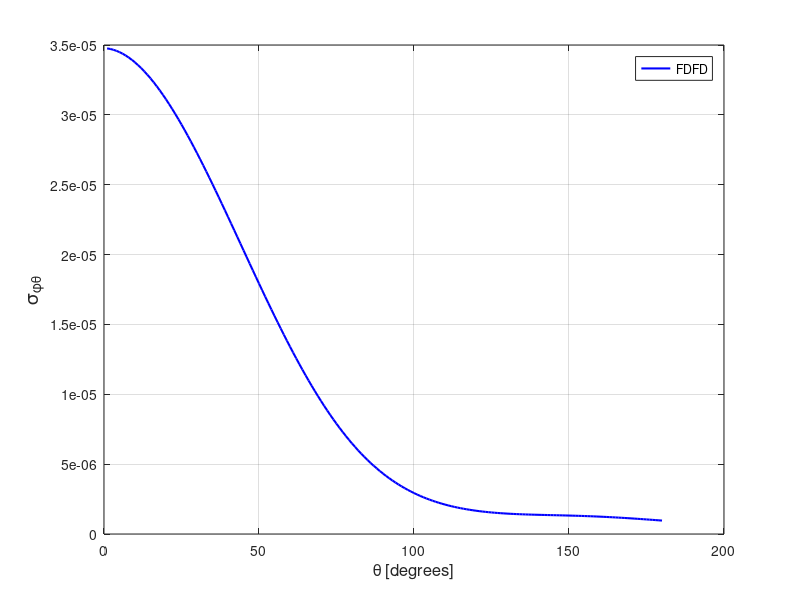

MATLAB code for this plot:
spt = [ 
    1  0.34756416E-04
    2  0.34717756E-04
    3  0.34660421E-04
    4  0.34584158E-04
    5  0.34489713E-04
    6  0.34377521E-04
    7  0.34247514E-04
    8  0.34100507E-04
    9  0.33935859E-04
   10  0.33754444E-04
   11  0.33557157E-04
   12  0.33343735E-04
   13  0.33114768E-04
   14  0.32870284E-04
   15  0.32611515E-04
   16  0.32338234E-04
   17  0.32050830E-04
   18  0.31750224E-04
   19  0.31436721E-04
   20  0.31110256E-04
   21  0.30771815E-04
   22  0.30422021E-04
   23  0.30060430E-04
   24  0.29689021E-04
   25  0.29306593E-04
   26  0.28914879E-04
   27  0.28514316E-04
   28  0.28104849E-04
   29  0.27686367E-04
   30  0.27261571E-04
   31  0.26829195E-04
   32  0.26389878E-04
   33  0.25944602E-04
   34  0.25493911E-04
   35  0.25037694E-04
   36  0.24577015E-04
   37  0.24111876E-04
   38  0.23644110E-04
   39  0.23172401E-04
   40  0.22698548E-04
   41  0.22222424E-04
   42  0.21745558E-04
   43  0.21266631E-04
   44  0.20787165E-04
   45  0.20307967E-04
   46  0.19829000E-04
   47  0.19350320E-04
   48  0.18873397E-04
   49  0.18398141E-04
   50  0.17925626E-04
   51  0.17455188E-04
   52  0.16987882E-04
   53  0.16524415E-04
   54  0.16064283E-04
   55  0.15608883E-04
   56  0.15157972E-04
   57  0.14712106E-04
   58  0.14271922E-04
   59  0.13837265E-04
   60  0.13409247E-04
   61  0.12986826E-04
   62  0.12571532E-04
   63  0.12163433E-04
   64  0.11762690E-04
   65  0.11368728E-04
   66  0.10983312E-04
   67  0.10605389E-04
   68  0.10235750E-04
   69  0.98745513E-05
   70  0.95222067E-05
   71  0.91779366E-05
   72  0.88426768E-05
   73  0.85165293E-05
   74  0.81984817E-05
   75  0.78901876E-05
   76  0.75905032E-05
   77  0.72999110E-05
   78  0.70184874E-05
   79  0.67465389E-05
   80  0.64828296E-05
   81  0.62282502E-05
   82  0.59829604E-05
   83  0.57458296E-05
   84  0.55181308E-05
   85  0.52986838E-05
   86  0.50876251E-05
   87  0.48852648E-05
   88  0.46907762E-05
   89  0.45041152E-05
   90  0.43253717E-05
   91  0.41546346E-05
   92  0.39910747E-05
   93  0.38353255E-05
   94  0.36861720E-05
   95  0.35441926E-05
   96  0.34085822E-05
   97  0.32799526E-05
   98  0.31573873E-05
   99  0.30408680E-05
  100  0.29306248E-05
  101  0.28256529E-05
  102  0.27266378E-05
  103  0.26323837E-05
  104  0.25438085E-05
  105  0.24596818E-05
  106  0.23805599E-05
  107  0.23056318E-05
  108  0.22353900E-05
  109  0.21689775E-05
  110  0.21067087E-05
  111  0.20481707E-05
  112  0.19933366E-05
  113  0.19420102E-05
  114  0.18937693E-05
  115  0.18488504E-05
  116  0.18068673E-05
  117  0.17677996E-05
  118  0.17316968E-05
  119  0.16978053E-05
  120  0.16663358E-05
  121  0.16372417E-05
  122  0.16105257E-05
  123  0.15858520E-05
  124  0.15627802E-05
  125  0.15419851E-05
  126  0.15224832E-05
  127  0.15050059E-05
  128  0.14886394E-05
  129  0.14739135E-05
  130  0.14603941E-05
  131  0.14480004E-05
  132  0.14366304E-05
  133  0.14263726E-05
  134  0.14169449E-05
  135  0.14083181E-05
  136  0.14003335E-05
  137  0.13930260E-05
  138  0.13862197E-05
  139  0.13799969E-05
  140  0.13739839E-05
  141  0.13684722E-05
  142  0.13630442E-05
  143  0.13576671E-05
  144  0.13525923E-05
  145  0.13474579E-05
  146  0.13422075E-05
  147  0.13370021E-05
  148  0.13315178E-05
  149  0.13258724E-05
  150  0.13202075E-05
  151  0.13141307E-05
  152  0.13076460E-05
  153  0.13008856E-05
  154  0.12937194E-05
  155  0.12861468E-05
  156  0.12782612E-05
  157  0.12698057E-05
  158  0.12609594E-05
  159  0.12516115E-05
  160  0.12418066E-05
  161  0.12315430E-05
  162  0.12207762E-05
  163  0.12095434E-05
  164  0.11978919E-05
  165  0.11857543E-05
  166  0.11730875E-05
  167  0.11601080E-05
  168  0.11466425E-05
  169  0.11327620E-05
  170  0.11186072E-05
  171  0.11040481E-05
  172  0.10891539E-05
  173  0.10739572E-05
  174  0.10584833E-05
  175  0.10427459E-05
  176  0.10268326E-05
  177  0.10106867E-05
  178  0.99445072E-06
  179  0.97800876E-06
  180  0.96149017E-06
  181  0.94491185E-06
  182  0.92827548E-06
  183  0.91162946E-06
  184  0.89497502E-06
  185  0.87839447E-06
  186  0.86184281E-06
  187  0.84542910E-06
  188  0.82911851E-06
  189  0.81294394E-06
  190  0.79697855E-06
  191  0.78116642E-06
  192  0.76561884E-06
  193  0.75020472E-06
  194  0.73521261E-06
  195  0.72038546E-06
  196  0.70586617E-06
  197  0.69166964E-06
  198  0.67781593E-06
  199  0.66422280E-06
  200  0.65110765E-06
  201  0.63826758E-06
  202  0.62586275E-06
  203  0.61386288E-06
  204  0.60225534E-06
  205  0.59106225E-06
  206  0.58028883E-06
  207  0.56998039E-06
  208  0.56015989E-06
  209  0.55068165E-06
  210  0.54178150E-06
  211  0.53328802E-06
  212  0.52531357E-06
  213  0.51778881E-06
  214  0.51077870E-06
  215  0.50430009E-06
  216  0.49826070E-06
  217  0.49282636E-06
  218  0.48785495E-06
  219  0.48346959E-06
  220  0.47957593E-06
  221  0.47631190E-06
  222  0.47353689E-06
  223  0.47142220E-06
  224  0.46974517E-06
  225  0.46877008E-06
  226  0.46847478E-06
  227  0.46863354E-06
  228  0.46952314E-06
  229  0.47111891E-06
  230  0.47347015E-06
  231  0.47636081E-06
  232  0.48015454E-06
  233  0.48460237E-06
  234  0.48980729E-06
  235  0.49598827E-06
  236  0.50294665E-06
  237  0.51085544E-06
  238  0.51971068E-06
  239  0.52964634E-06
  240  0.54062150E-06
  241  0.55268708E-06
  242  0.56609417E-06
  243  0.58077410E-06
  244  0.59670811E-06
  245  0.61430353E-06
  246  0.63318708E-06
  247  0.65407909E-06
  248  0.67667617E-06
  249  0.70122104E-06
  250  0.72777152E-06
  251  0.75661035E-06
  252  0.78777424E-06
  253  0.82173437E-06
  254  0.85824172E-06
  255  0.89773937E-06
  256  0.94032089E-06
  257  0.98637736E-06
  258  0.10363086E-05
  259  0.10897278E-05
  260  0.11473408E-05
  261  0.12093959E-05
  262  0.12761028E-05
  263  0.13476406E-05
  264  0.14249550E-05
  265  0.15074501E-05
  266  0.15960189E-05
  267  0.16906765E-05
  268  0.17920934E-05
  269  0.19003938E-05
  270  0.20161654E-05
  271  0.21395470E-05
  272  0.22709555E-05
  273  0.24107526E-05
  274  0.25590491E-05
  275  0.27168546E-05
  276  0.28836937E-05
  277  0.30607889E-05
  278  0.32477669E-05
  279  0.34456068E-05
  280  0.36539248E-05
  281  0.38736466E-05
  282  0.41048684E-05
  283  0.43474670E-05
  284  0.46023324E-05
  285  0.48690913E-05
  286  0.51485249E-05
  287  0.54404309E-05
  288  0.57453349E-05
  289  0.60627249E-05
  290  0.63931975E-05
  291  0.67365891E-05
  292  0.70930842E-05
  293  0.74623708E-05
  294  0.78446410E-05
  295  0.82407250E-05
  296  0.86486998E-05
  297  0.90687226E-05
  298  0.95017267E-05
  299  0.99467607E-05
  300  0.10403823E-04
  301  0.10871619E-04
  302  0.11351239E-04
  303  0.11840984E-04
  304  0.12341258E-04
  305  0.12850675E-04
  306  0.13369649E-04
  307  0.13897279E-04
  308  0.14432025E-04
  309  0.14975394E-04
  310  0.15523550E-04
  311  0.16079490E-04
  312  0.16640444E-04
  313  0.17205217E-04
  314  0.17773778E-04
  315  0.18345163E-04
  316  0.18918008E-04
  317  0.19493049E-04
  318  0.20067862E-04
  319  0.20642312E-04
  320  0.21214708E-04
  321  0.21786451E-04
  322  0.22353475E-04
  323  0.22917638E-04
  324  0.23476556E-04
  325  0.24029758E-04
  326  0.24576297E-04
  327  0.25115602E-04
  328  0.25647021E-04
  329  0.26168691E-04
  330  0.26681862E-04
  331  0.27183403E-04
  332  0.27674057E-04
  333  0.28152946E-04
  334  0.28618877E-04
  335  0.29071591E-04
  336  0.29510556E-04
  337  0.29934406E-04
  338  0.30342953E-04
  339  0.30736279E-04
  340  0.31113548E-04
  341  0.31473661E-04
  342  0.31817144E-04
  343  0.32142681E-04
  344  0.32450735E-04
  345  0.32740300E-04
  346  0.33011613E-04
  347  0.33263812E-04
  348  0.33497068E-04
  349  0.33711407E-04
  350  0.33906203E-04
  351  0.34081670E-04
  352  0.34237062E-04
  353  0.34373341E-04
  354  0.34489680E-04
  355  0.34586486E-04
  356  0.34663444E-04
  357  0.34721044E-04
  358  0.34758708E-04
  359  0.34777149E-04
  360  0.34776323E-04
 ]; 
plot(spt(1:180,1),spt(1:180,2),'b-','linewidth',1.5 ); 
grid on 
legend('FDFD');
xlabel('\theta [degrees]','FontSize',12);
ylabel('\sigma_{\phi\theta}','FontSize',14);
